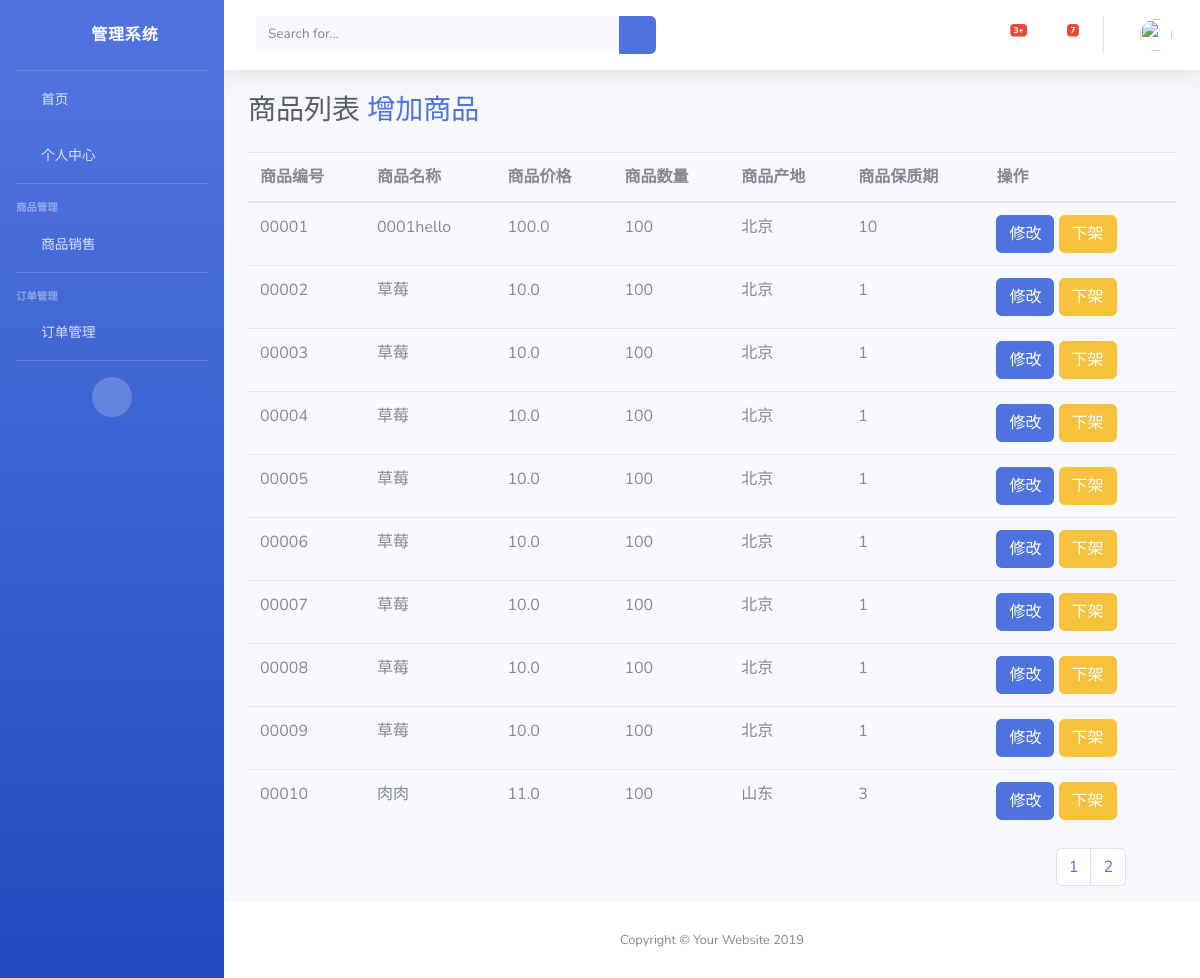
Page /Saller/goods_list/1/1 on the earlier database version.
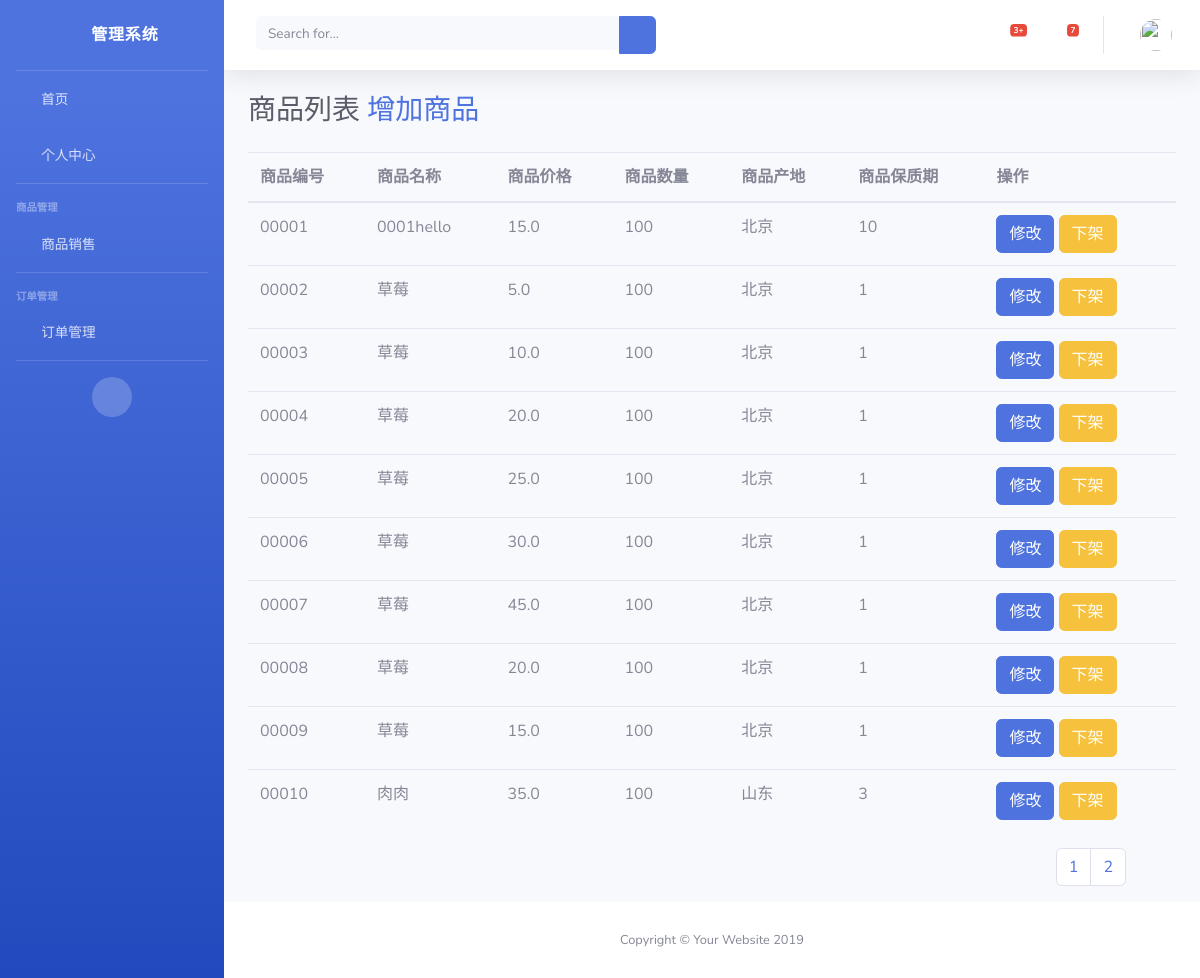
Same page on the later database version.
### Saller/models.py (models this page shows)
class Goods(models.Model):
    goods_number = models.CharField(max_length=11,verbose_name="商品编号")
    goods_name = models.CharField(max_length=32,verbose_name="商品的名字")
    goods_price = models.FloatField(verbose_name="价格")
    goods_count = models.IntegerField(verbose_name="数量")
    goods_location = models.CharField(max_length=254,verbose_name="产地")
    goods_safe_date = models.IntegerField(verbose_name="保质期")
    goods_status = models.IntegerField(verbose_name="状态")  ## 0 代表下架  1 代表在售
    goods_pro_time = models.DateField(auto_now=True,verbose_name="生产日期")
    picture = models.ImageField(upload_to="images")   ## 商品图片
    goods_description = models.TextField(default="好好。。。。。")
    goods_type = models.ForeignKey(to=GoodsType,on_delete=models.CASCADE,default=1)
    goods_store = models.ForeignKey(to=LoginUser,on_delete=models.CASCADE,default=1)
    objects = MyGoodsFilter()

### Saller/views.py (the view)
# urls.py: path("goods_list/",goods_list),
def goods_list(request,status,page=1):
    page = int(page)
    if status == "0":
        goods_obj = Goods.objects.filter(goods_status = 0).order_by('goods_number')
    else:
        goods_obj = Goods.objects.filter(goods_status = 1).order_by('goods_number')
    goods_all = Paginator(goods_obj,10)
    goods_list = goods_all.page(page)  ##
    return render(request,"saller/goods_list.html",locals())

### Saller/templates/saller/goods_list.html (shortened to what this page needs)
{% extends "saller/base.html" %}
{% block label %}
    商品列表
    <a href="/Saller/goods_add/">增加商品</a>
{% endblock %}
{% block content %}
    <table class="table">
        <thead>
        <tr>
            <th>商品编号</th>
            <th>商品名称</th>
            <th>商品价格</th>
            <th>商品数量</th>
            <th>商品产地</th>
            <th>商品保质期</th>
            <th>操作</th>
        </tr>
        </thead>
        <tbody>
        {% for one in goods_list %}
            <tr>
                <td>{{ one.goods_number }}</td>
                <td>{{ one.goods_name }}</td>
                <td>{{ one.goods_price }}</td>
                <td>{{ one.goods_count }}</td>
                <td>{{ one.goods_location }}</td>
                <td>{{ one.goods_safe_date }}</td>
                <td>
                    <button class="btn btn-primary">修改</button>
                    {% if one.goods_status == 1 %}
                        <a href="/Saller/goods_status/down/{{ one.id }}" type="button" class="btn btn-warning">下架</a>
                    {% else %}
                        <a href="/Saller/goods_status/up/{{ one.id }}" type="button" class="btn btn-warning">上架</a>
                    {% endif %}
                </td>
            </tr>
        {% endfor %}
        </tbody>
    </table>
    <ul style="float:right; margin-right: 50px" class="pagination">
        {% for one in goods_all.page_range %}
            <li class="paginate_button page-item previous">
                {% if status == "1" %}
                    <a href="/goods_list/1/{{ one }}" class="page-link">{{ one }}</a>
                {% else %}
                    <a href="/goods_list/0/{{ one }}" class="page-link">{{ one }}</a>
                {% endif %}
            </li>
        {% endfor %}
    </ul>
{% endblock %}

### Saller/templates/saller/base.html (shortened to what this page needs)
<!DOCTYPE html>
<html lang="en">
<head>
  <link href="/static/saller/vendor/fontawesome-free/css/all.min.css" rel="stylesheet" type="text/css">
  <link href="/static/saller/css/sb-admin-2.min.css" rel="stylesheet">
</head>
<body id="page-top">
  <div id="wrapper">
    <ul class="navbar-nav bg-gradient-primary sidebar sidebar-dark accordion" id="accordionSidebar">
      <a class="sidebar-brand d-flex align-items-center justify-content-center" href="/Saller/index/">
        <div class="sidebar-brand-icon rotate-n-15">
          <i class="fas fa-laugh-wink"></i>
        </div>
        <div class="sidebar-brand-text mx-3">管理系统</div>
      </a>
      <hr class="sidebar-divider my-0">
      <li class="nav-item">
        <a class="nav-link" href="/Saller/index/">
          <i class="fas fa-fw fa-tachometer-alt"></i>
          <span>首页</span></a>
      </li>
      <li class="nav-item">
        <a class="nav-link" href="/Saller/personal_info/">
          <i class="fas fa-fw fa-tachometer-alt"></i>
          <span>个人中心</span></a>
      </li>
      <hr class="sidebar-divider">
      <div class="sidebar-heading">
        商品管理
      </div>
      <li class="nav-item">
        <a class="nav-link collapsed" href="#" data-toggle="collapse" data-target="#collapseTwo" aria-expanded="true" aria-controls="collapseTwo">
          <i class="fas fa-fw fa-cog"></i>
          <span>商品销售</span>
        </a>
      </li>
              <hr class="sidebar-divider">
      <div class="sidebar-heading">
        订单管理
      </div>
      <li class="nav-item">
        <a class="nav-link collapsed" href="#" data-toggle="collapse" data-target="#collapseThree" aria-expanded="true" aria-controls="collapseTwo">
          <i class="fas fa-fw fa-cog"></i>
          <span>订单管理</span>
        </a>
      </li>
      <hr class="sidebar-divider">
      <div class="text-center d-none d-md-inline">
        <button class="rounded-circle border-0" id="sidebarToggle"></button>
      </div>
    </ul>
    <div id="content-wrapper" class="d-flex flex-column">
      <div id="content">
        <nav class="navbar navbar-expand navbar-light bg-white topbar mb-4 static-top shadow">
          <form class="d-none d-sm-inline-block form-inline mr-auto ml-md-3 my-2 my-md-0 mw-100 navbar-search">
            <div class="input-group">
              <input type="text" class="form-control bg-light border-0 small" placeholder="Search for..." aria-label="Search" aria-describedby="basic-addon2">
              <div class="input-group-append">
                <button class="btn btn-primary" type="button">
                  <i class="fas fa-search fa-sm"></i>
                </button>
              </div>
            </div>
          </form>
          <ul class="navbar-nav ml-auto">
            <li class="nav-item dropdown no-arrow mx-1">
              <a class="nav-link dropdown-toggle" href="#" id="alertsDropdown" role="button" data-toggle="dropdown" aria-haspopup="true" aria-expanded="false">
                <i class="fas fa-bell fa-fw"></i>
                <span class="badge badge-danger badge-counter">3+</span>
              </a>
            </li>
            <li class="nav-item dropdown no-arrow mx-1">
              <a class="nav-link dropdown-toggle" href="#" id="messagesDropdown" role="button" data-toggle="dropdown" aria-haspopup="true" aria-expanded="false">
                <i class="fas fa-envelope fa-fw"></i>
                <span class="badge badge-danger badge-counter">7</span>
              </a>
            </li>
            <li class="nav-item dropdown no-arrow">
              <a class="nav-link dropdown-toggle" href="#" id="userDropdown" role="button" data-toggle="dropdown" aria-haspopup="true" aria-expanded="false">
                <img class="img-profile rounded-circle" src="https://source.unsplash.com/QAB-WJcbgJk/60x60">
              </a>
            </li>
          </ul>
        </nav>
        <div class="container-fluid">
          <h1 class="h3 mb-4 text-gray-800">{% block label %}{% endblock %}</h1>
        </div>
      <div class="container-fluid">
          {% block content %}
          {% endblock %}
      </div>
      </div>
      <footer class="sticky-footer bg-white">
        <div class="container my-auto">
          <div class="copyright text-center my-auto">
            <span>Copyright &copy; Your Website 2019</span>
          </div>
        </div>
      </footer>
    </div>
  </div>
</body>
</html>

Differences in the rows shown:
changed Goods "0001hello": goods_price "100.0" → "15.0"
changed Goods (number 2 of 10 on the later page): goods_price "10.0" → "5.0"
changed Goods (number 4 of 10 on the later page): goods_price "10.0" → "20.0"
changed Goods (number 5 of 10 on the later page): goods_price "10.0" → "25.0"
changed Goods (number 6 of 10 on the later page): goods_price "10.0" → "30.0"
changed Goods (number 7 of 10 on the later page): goods_price "10.0" → "45.0"
changed Goods (number 8 of 10 on the later page): goods_price "10.0" → "20.0"
changed Goods (number 9 of 10 on the later page): goods_price "10.0" → "15.0"
changed Goods "肉肉": goods_price "11.0" → "35.0"
